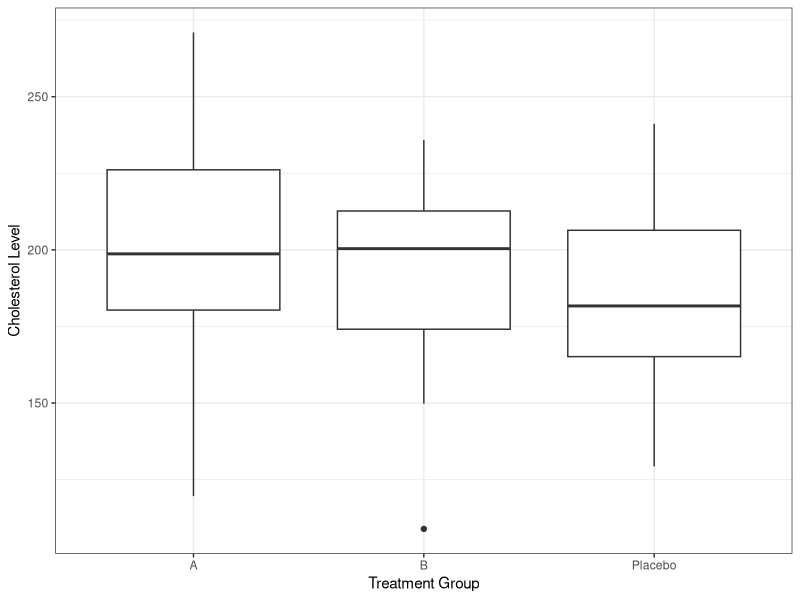
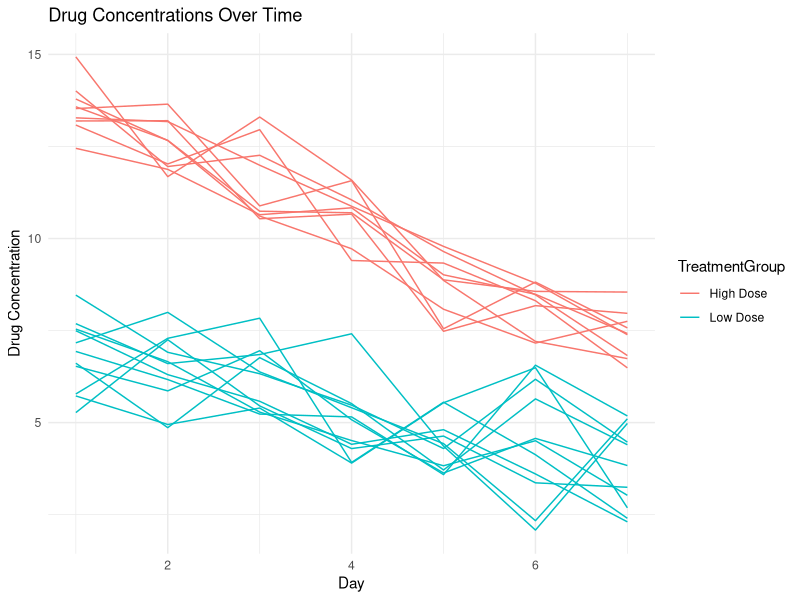
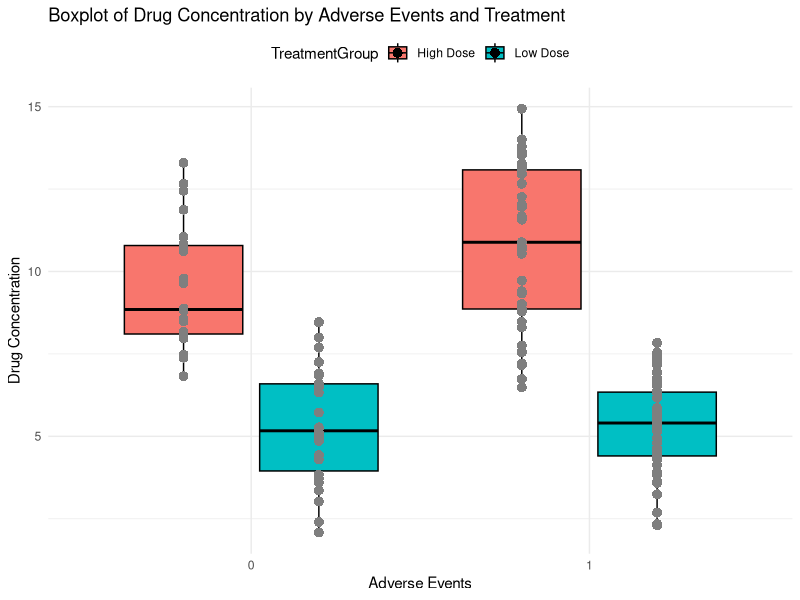

Source code (R) for these figures, in order:
## ---- chunk 1
##setup-load packages
library(dplyr)
library(purrr)
library(lubridate)
library(ggplot2)
library(here)
##setup- set a seed for reproducibility
set.seed(123)
##setup-define the observations to generate
n_patients <- 100

## ---- chunk 2
##create an emptydataframe with placeholders for variables
syn_data <- data.frame(
  PatientID = numeric(n_patients), 
  Age = numeric(n_patients),
  Gender = character(n_patients),
  TreatmentGroup = character(n_patients),
  EnrollmentDate = lubridate::as_date(character(n_patients)),
  BloodPressure = numeric(n_patients),
  Cholesterol = numeric(n_patients),
  AdverseEvent = integer(n_patients)
)
# variable 1: patient ID
syn_data$PatientID <- 1:n_patients
# variable 2: age (numeric)
syn_data$Age <- round(rnorm(n_patients, mean = 45, sd = 10), 1)
# variable 3: gender (categorical)
syn_data$Gender <- purrr::map_chr(sample(c("Male", "Female"), n_patients, replace = TRUE), as.character)
# variable 4: treatment group (categorical)
syn_data$TreatmentGroup <- purrr::map_chr(sample(c("A", "B", "Placebo"), n_patients, replace = TRUE), as.character)
# variable 5: data of enrollment
syn_data$EnrollmentDate <- lubridate::as_date(sample(seq(from = lubridate::as_date("2022-01-01"), to = lubridate::as_date("2022-12-31"), by="days"), n_patients, replace = TRUE))
# variable 6: blood pressure (numeric)
syn_data$BloodPressure <- round(runif(n_patients, min = 90, max = 160),1)
# variable 7: cholesterol (numeric & independent of treatment)
syn_data$Cholesterol <- round(rnorm(n_patients, mean = 200, sd = 30), 1)
# variable 8: adverse event 
syn_data$AdverseEvent <- purrr::map_int(sample(0:1, n_patients, replace = TRUE, prob = c(0.8, 0.2)), as.integer)
# print the first few rows of the generated data
head(syn_data)

#save the simulated data to a CSV and rds file
write.csv(syn_data, here("syn_data.csv"), row.names = FALSE)
## ---- chunk 3
## look at the generated data
summary(syn_data)
## ---- chunk 4
dplyr::glimpse(syn_data)
## ---- chunk 5
#frequency table for adverse events stratified by treatment
table(syn_data$AdverseEvent,syn_data$TreatmentGroup)
## ---- chunk 6
## ggplot2 boxplot for cholesterol by treatment group
ggplot(syn_data, aes(x=TreatmentGroup, y=Cholesterol)) +
  geom_boxplot() +
  labs(x= "Treatment Group", y= "Cholesterol Level") +
  theme_bw()
## ---- chunk 7
# make sure the packages are installed
# load required packages
library(dplyr)
library(ggplot2)
library(here)
# Set seed for reproducibility
set.seed(123)
# Number of patients in each treatment group
num_patients <- 20
# Number of days and samples per patient
num_days <- 7
num_samples_per_day <- 1
## ---- chunk 8
# treatment group levels
treatment_groups <- c("Low Dose", "High Dose")
# generate patient IDs
patient_ids <- rep(1:num_patients, each = num_days)
# generate treatment group assignments for each patient
treatment_assignments <- rep(sample(treatment_groups, num_patients, replace = TRUE), 
                             each = num_days)
# generate day IDs for each patient
day_ids <- rep(1:num_days, times = num_patients)
# function to generate drug concentrations with variability
generate_drug_concentrations <- function(day, dose_group, patient_id) {
  baseline_concentration <- ifelse(dose_group == "Low Dose", 8, 15)
  patient_variation <- rnorm(1, mean = 0, sd = 1)
  time_variation <- exp(-0.1*day)
  baseline_concentration * time_variation + patient_variation 
}
# generate drug concentrations for each sample
drug_concentrations <- mapply(generate_drug_concentrations, 
                              day = rep(day_ids, each = num_samples_per_day), 
                              dose_group = treatment_assignments,
                              patient_id = rep(1:num_patients, each = num_days))
# flatten the matrix to a vector
drug_concentrations <- as.vector(drug_concentrations)
# generate cholesterol levels for each sample 
# (assuming a positive correlation with drug concentration)
cholesterol_levels <- drug_concentrations + 
  rnorm(num_patients * num_days * num_samples_per_day, mean = 0, sd = 5)
# generate adverse events based on drug concentration 
# (assuming a higher chance of adverse events with higher concentration)
# sigmoid function to map concentrations to probabilities
adverse_events_prob <- plogis(drug_concentrations / 10) 
adverse_events <- rbinom(num_patients * num_days * num_samples_per_day, 
                         size = 1, prob = adverse_events_prob)
# create a data frame
syn_dat2 <- data.frame(
  PatientID = rep(patient_ids, each = num_samples_per_day),
  TreatmentGroup = rep(treatment_assignments, each = num_samples_per_day),
  Day = rep(day_ids, each = num_samples_per_day),
  DrugConcentration = drug_concentrations,
  CholesterolLevel = cholesterol_levels,
  AdverseEvent = adverse_events
)
## ---- chunk 9
# print the first few rows of the generated dataset
print(head(syn_dat2))
## ---- chunk 10
summary(syn_dat2)
## ---- chunk 11
dplyr::glimpse(syn_dat2)
## ---- chunk 12
p1 <- ggplot(syn_dat2, aes(x = Day, y = DrugConcentration, 
                      group = as.factor(PatientID), color = TreatmentGroup)) +
  geom_line() +
  labs(title = "Drug Concentrations Over Time",
       x = "Day",
       y = "Drug Concentration",
       color = "TreatmentGroup") +
  theme_minimal()
plot(p1)
## ---- chunk 13
p2 <- ggplot(syn_dat2, aes(x = as.factor(AdverseEvent), y = DrugConcentration, 
                           fill = TreatmentGroup)) +
  geom_boxplot(width = 0.7, position = position_dodge(width = 0.8), color = "black") +
  geom_point(aes(color = TreatmentGroup), position = position_dodge(width = 0.8), 
             size = 3, shape = 16) +  # Overlay raw data points
  labs(
    x = "Adverse Events",
    y = "Drug Concentration",
    title = "Boxplot of Drug Concentration by Adverse Events and Treatment"
  ) +
  scale_color_manual(values = c("A" = "blue", "B" = "red")) +  # Customize color for each treatment
  theme_minimal() +
  theme(legend.position = "top")
plot(p2)
## ---- chunk 14
write.csv(syn_dat2, here("syn_dat2.csv"), row.names = FALSE)
